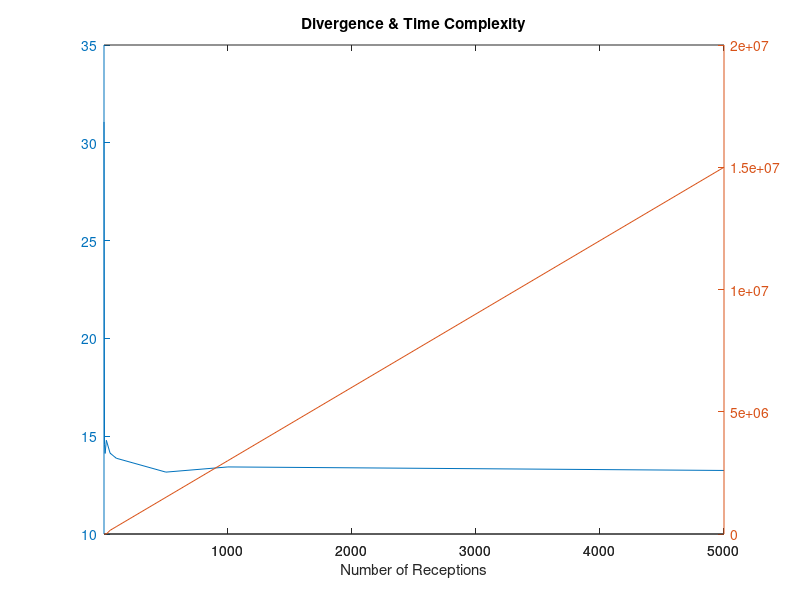

MATLAB code to generate this figure: (Note: this script raises an error after producing the figure.)
%plot the KLD log
close all; clear; clc;
%Event, Time, D_{KL}
Events = [1,5,10,20,50,100,500,1000,5000];
Time = [30,150, 300, 600, 150000, 300000, 1500000, 3000000,15000000]; 
%first time is 30k.
D = [31.0658,14.587,14.1187,14.7919,14.1345,13.8735,13.1639,13.429,13.2487];

figure
[hAx,hLine1,hLine2] = plotyy(Events, D,Events, Time);
title('Divergence & Time Complexity');
xlabel('Number of Receptions');
hLine1.LineWidth = 2;
hLine2.LineWidth = 2;
ylabel(hAx(1),'Divergence') % left y-axis 
ylabel(hAx(2),'Time Complexity'); % right y-axis